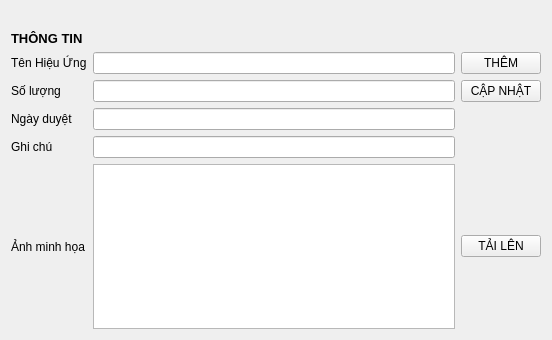
<?xml version="1.0" encoding="UTF-8"?>
<ui version="4.0">
 <class>Form</class>
 <widget class="QWidget" name="Form">
  <property name="geometry">
   <rect>
    <x>0</x>
    <y>0</y>
    <width>552</width>
    <height>340</height>
   </rect>
  </property>
  <property name="windowTitle">
   <string>EFFECT ADD NEW</string>
  </property>
  <layout class="QGridLayout" name="gridLayout_2">
   <item row="0" column="0">
    <widget class="QLabel" name="label">
     <property name="text">
      <string/>
     </property>
     <property name="pixmap">
      <pixmap resource="resources.qrc">:/images/tlclogo3.jpg</pixmap>
     </property>
     <property name="alignment">
      <set>Qt::AlignCenter</set>
     </property>
    </widget>
   </item>
   <item row="1" column="0">
    <widget class="QLabel" name="label_2">
     <property name="font">
      <font>
       <pointsize>10</pointsize>
       <weight>75</weight>
       <bold>true</bold>
      </font>
     </property>
     <property name="text">
      <string>THÔNG TIN</string>
     </property>
    </widget>
   </item>
   <item row="2" column="0">
    <layout class="QGridLayout" name="gridLayout">
     <item row="0" column="0">
      <widget class="QLabel" name="label_3">
       <property name="text">
        <string>Tên Hiệu Ứng</string>
       </property>
      </widget>
     </item>
     <item row="0" column="1">
      <widget class="QLineEdit" name="lineEdit_1"/>
     </item>
     <item row="0" column="2">
      <widget class="QPushButton" name="ThemHUButton">
       <property name="text">
        <string>THÊM</string>
       </property>
      </widget>
     </item>
     <item row="1" column="0">
      <widget class="QLabel" name="label_12">
       <property name="text">
        <string>Số lượng</string>
       </property>
      </widget>
     </item>
     <item row="1" column="1">
      <widget class="QLineEdit" name="lineEdit_2"/>
     </item>
     <item row="1" column="2">
      <widget class="QPushButton" name="CapnhatHUButton">
       <property name="text">
        <string>CẬP NHẬT</string>
       </property>
      </widget>
     </item>
     <item row="2" column="0">
      <widget class="QLabel" name="label_14">
       <property name="text">
        <string>Ngày duyệt</string>
       </property>
      </widget>
     </item>
     <item row="2" column="1">
      <widget class="QLineEdit" name="lineEdit_3"/>
     </item>
     <item row="3" column="0">
      <widget class="QLabel" name="label_17">
       <property name="text">
        <string>Ghi chú</string>
       </property>
      </widget>
     </item>
     <item row="3" column="1">
      <widget class="QLineEdit" name="lineEdit_4"/>
     </item>
     <item row="4" column="0">
      <widget class="QLabel" name="label_8">
       <property name="text">
        <string>Ảnh minh họa</string>
       </property>
      </widget>
     </item>
     <item row="4" column="1">
      <widget class="QTextEdit" name="textEdit"/>
     </item>
     <item row="4" column="2">
      <widget class="QPushButton" name="UpAnhHUButton">
       <property name="text">
        <string>TẢI LÊN</string>
       </property>
      </widget>
     </item>
    </layout>
   </item>
  </layout>
 </widget>
 <resources>
  <include location="resources.qrc"/>
 </resources>
 <connections/>
</ui>
